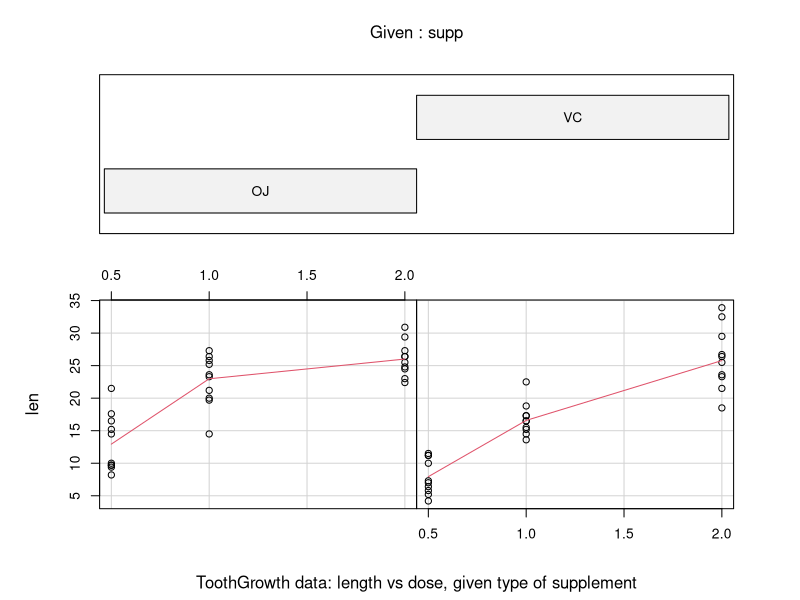
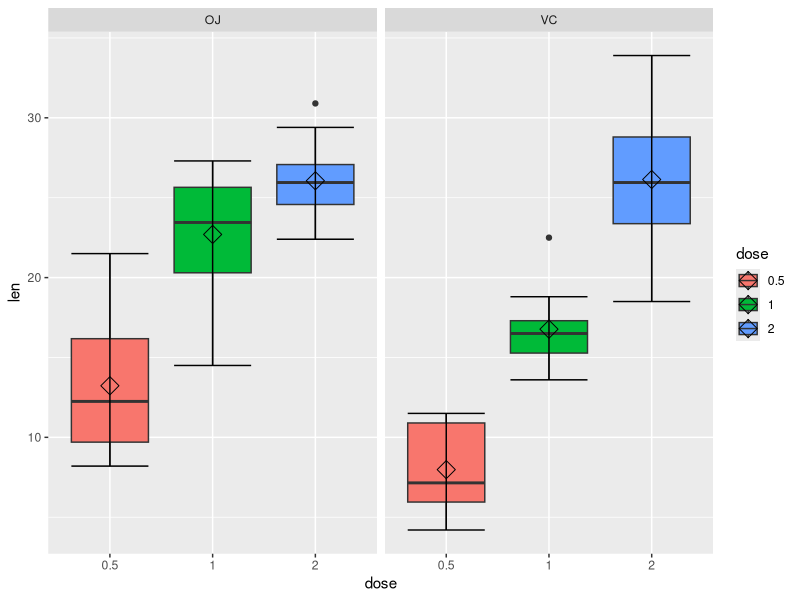

Here is the R script that generated these plots, in order: (Note: this script raises an error after producing the figures.)
## ---- chunk 1
if (!(require(ggplot2, quietly=T))) {
  install.packages('ggplot2')
}
library(ggplot2)

## Load in Tooth Growth data
data(ToothGrowth)
## ---- chunk 2
str(ToothGrowth)
## ---- chunk 3
head(ToothGrowth)

tail(ToothGrowth)
## ---- chunk 4
## Look at the graph in help
coplot(len ~ dose | supp, data = ToothGrowth, panel = panel.smooth,
       xlab = "ToothGrowth data: length vs dose, given type of supplement")
## ---- chunk 5
## Convert dosage variable to factor
ToothGrowth$dose <- as.factor(ToothGrowth$dose)
## ---- chunk 6
## Make new boxplot
g <- ggplot(ToothGrowth, aes(x = dose, y = len, fill=dose))
g <- g + geom_boxplot(notch=F) + facet_grid(. ~ supp) + 
  stat_summary(fun.y = mean, geom = "point", shape = 5, size = 4) + 
  stat_boxplot(geom ='errorbar')
g
## ---- chunk 7
summary(ToothGrowth)
## ---- chunk 8
t1 <- t.test(len ~ supp, data = ToothGrowth, paired = F, var.equal = T)
conf1 <- rbind(t1$conf)
dt1 <- cbind(conf1, t1$p.value)
colnames(dt1) <- c("Confidence" ,"Interval", "P-Value")
dt1
## ---- chunk 9
dose <- subset (ToothGrowth, dose %in% c(0.5, 2.0)) 
t2 <- t.test(len ~ dose, data = dose, paired = F, var.equal = F)
conf2 <- rbind(t2$conf)
dt2 <- cbind(conf2, t2$p.value)
colnames(dt2) <- c("Confidence" ,"Interval", "P-Value")

dt2
